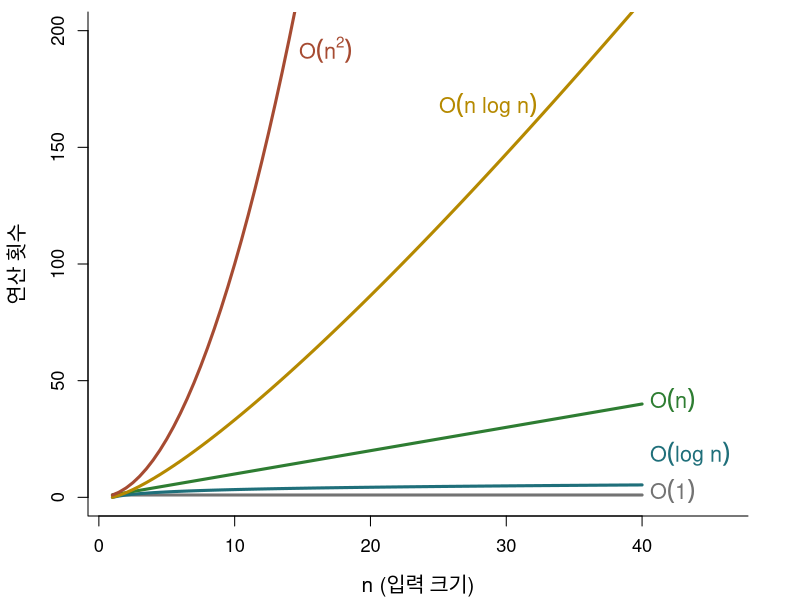
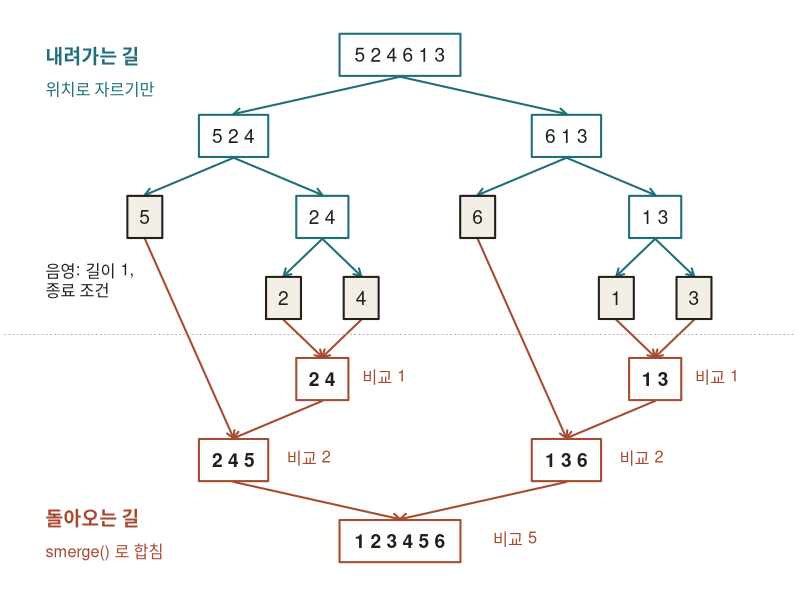
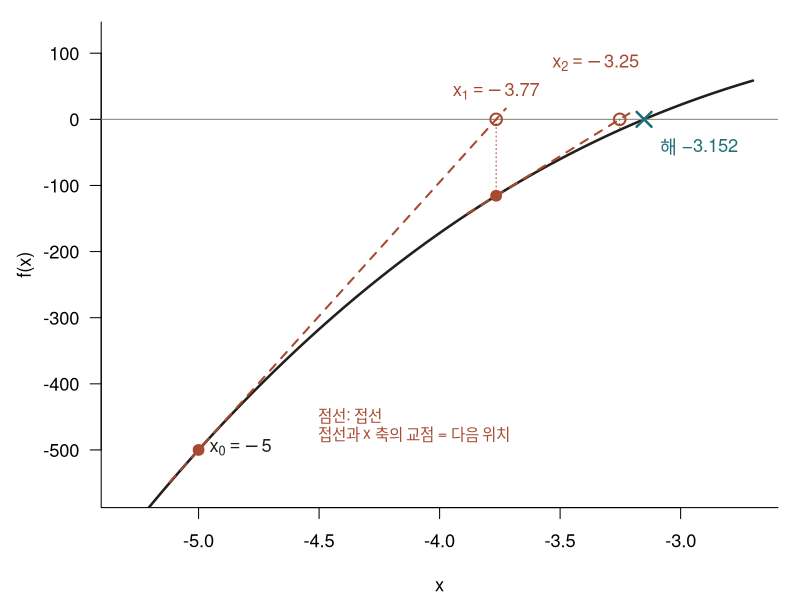
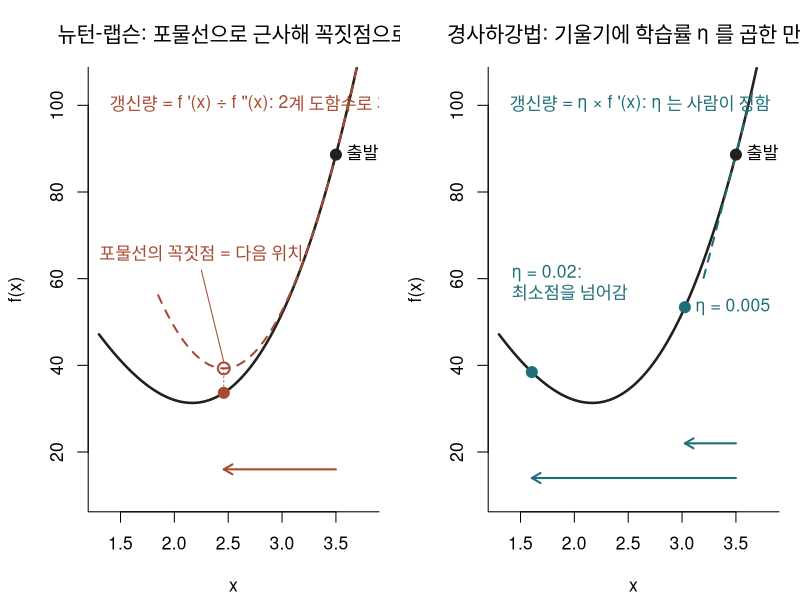
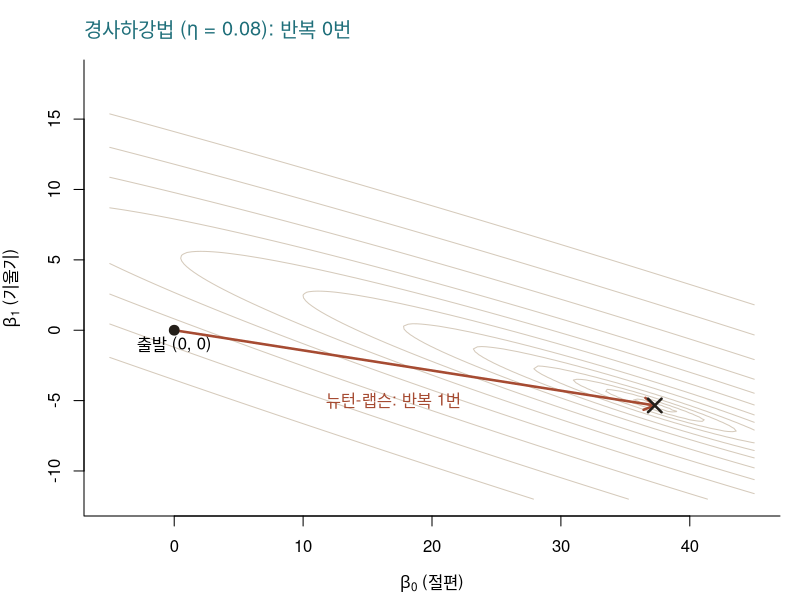
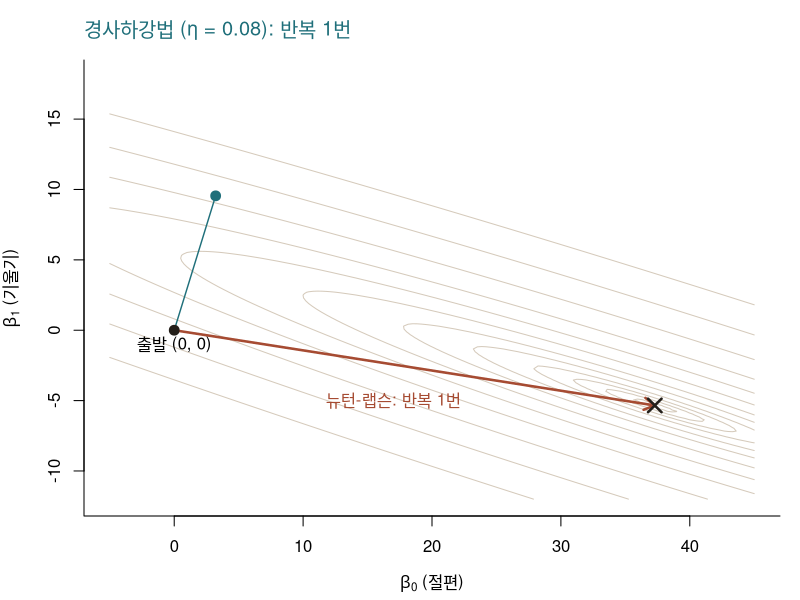
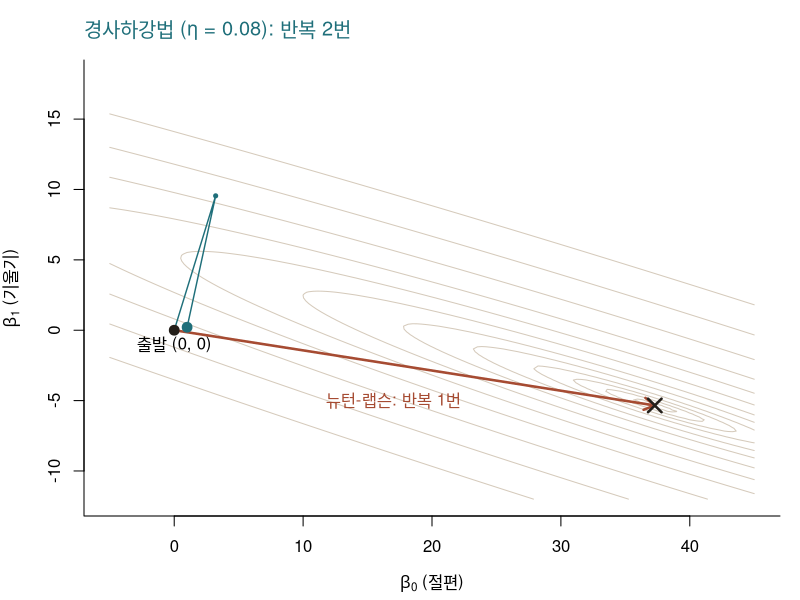
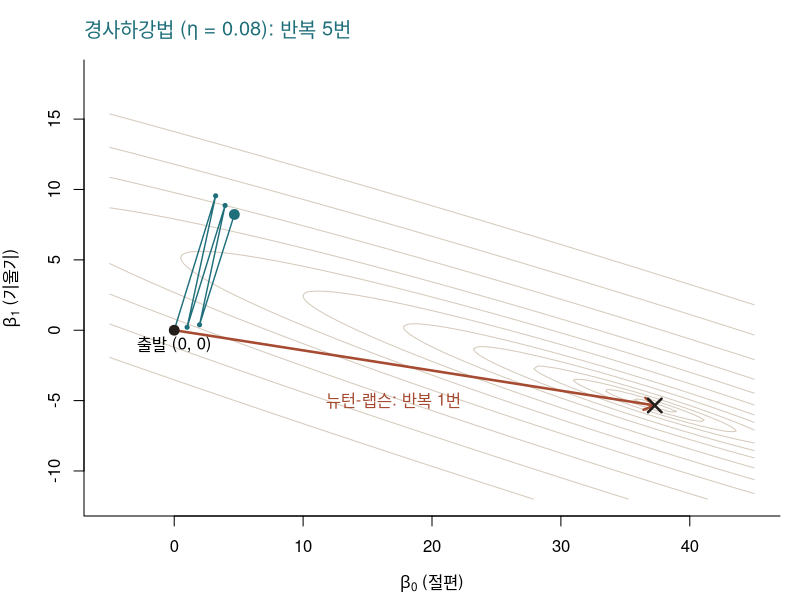

Reproduce these figures in R, in order.
## ---- chunk 1
library(knitr)

# 슬라이드는 폭이 좁다. 출력 폭을 46자로 접는다.
options(linewidth = 46, width = 46)
hook_output <- knitr::knit_hooks$get("output")
knit_hooks$set(output = function(x, options) {
  if (!is.null(n <- options$linewidth)) {
    x <- knitr:::split_lines(x)
    if (any(nchar(x) > n)) x <- strwrap(x, width = n)
    x <- paste(x, collapse = "\n")
  }
  hook_output(x, options)
})
## ---- chunk 2
half_count <- function(pages) {
  count <- 0
  while (pages > 1) {
    pages <- ceiling(pages / 2)   # 없는 쪽 절반을 버림
    count <- count + 1
  }
  count
}
sapply(c(1000, 10000, 1e6), half_count)
## ---- chunk 3
clean_room <- function(n_row, n_col) {
  visit <- matrix(0L, n_row, n_col)  # 청소 순서
  step <- 0L
  for (i in seq_len(n_row)) {          # 1. 한 줄씩
    cols <- seq_len(n_col)
    if (i %% 2 == 0) cols <- rev(cols) # 3. 방향 반대로
    for (j in cols) {                  # 2. 줄 끝까지
      step <- step + 1L
      visit[i, j] <- step
    }
  }
  visit                                # 4. 멈춤
}
clean_room(4, 6)
## ---- chunk 4
prealloc_vec <- function(n) {
  x <- numeric(n)
  for (i in seq_len(n)) x[i] <- i
  x
}
grow_vec <- function(n) {
  x <- NULL
  for (i in seq_len(n)) x <- c(x, i)
  x
}
## ---- chunk 5
identical(prealloc_vec(1000), as.numeric(grow_vec(1000)))
## ---- chunk 6
#| output-location: fragment
n <- 50000
data.frame(
  방식 = c("사전 할당", "이어 붙이기"),
  초 = c(system.time(prealloc_vec(n))[["elapsed"]],
         system.time(grow_vec(n))[["elapsed"]])
)
## ---- chunk 7
n <- c(10, 100, 1000, 1e6)
fmt <- function(x) format(x, big.mark = ",", scientific = FALSE)
tab <- data.frame(
  n = fmt(n),
  o1 = c("1", "1", "1", "1"),
  ologn = c("3", "7", "10", "20"),
  on = fmt(n),
  onlogn = fmt(round(n * log2(n))),
  on2 = c(fmt(n[1:3]^2), "1e+12"),
  o2n = c("1,024", "1.3e+30", "1.1e+301", "9.9e+301029")
)
names(tab) <- c("n", "O(1)", "O(log n)", "O(n)", "O(n log n)", "O(n^2)", "O(2^n)")
kable(tab, align = rep("r", 7))
## ---- chunk 8
op <- par(mar = c(4.2, 4.4, 0.6, 2.6))
nn <- seq(1, 40, by = 0.5)
plot(range(nn), c(0, 200), xlim = c(1, 46), type = "n", xlab = "n (입력 크기)",
     ylab = "연산 횟수", bty = "l", cex.lab = 1.25, cex.axis = 1.1)
lines(nn, rep(1, length(nn)), lwd = 3, col = "grey45")
lines(nn, log2(nn), lwd = 3, col = "#1F6F7A")
lines(nn, nn, lwd = 3, col = "#2E7D32")
lines(nn, nn * log2(nn), lwd = 3, col = "#B58900")
lines(nn, nn^2, lwd = 3, col = "#A64B32")
text(40, 1, expression(O(1)), pos = 4, offset = 0.4, col = "grey45", cex = 1.3)
text(40, 17, expression(O(log~n)), pos = 4, offset = 0.4, col = "#1F6F7A", cex = 1.3)
text(40, 40, expression(O(n)), pos = 4, offset = 0.4, col = "#2E7D32", cex = 1.3)
text(33, 33 * log2(33), expression(O(n~log~n)), pos = 2, col = "#B58900", cex = 1.3)
text(14, 190, expression(O(n^2)), pos = 4, col = "#A64B32", cex = 1.3)
par(op)
## ---- chunk 9
recursive_sum <- function(n) {
  if (n == 1) return(n)      # 1. 종료 조건
  n + recursive_sum(n - 1)   # 2. 작게 호출, 3. n 을 더함
}
## ---- chunk 10
#| collapse: true
recursive_sum(3)
recursive_sum(10)      # 1 + 2 + ... + 10
## ---- chunk 11
sum_trace <- function(n, depth = 0) {
  pad <- strrep("  ", depth)          # 깊이만큼 들여쓰기
  cat(pad, "S(", n, ") 호출\n", sep = "")
  if (n == 1) s <- n                  # 1. 종료 조건
  else s <- n + sum_trace(n - 1, depth + 1)   # 2, 3
  cat(pad, "S(", n, ") = ", s, " 반환\n", sep = "")
  s
}
sum_trace(3)
## ---- chunk 12
#| output-location: fragment
tryCatch(recursive_sum(0),
         error = function(e) cat("오류:", conditionMessage(e), "\n"))
## ---- chunk 13
recursive_sum2 <- function(n) {
  if (n <= 1) return(n)          # 1. 종료 조건: 1 이하
  n + recursive_sum2(n - 1)      # 2, 3. 작게 호출, 더함
}
c(recursive_sum2(0), recursive_sum2(1), recursive_sum2(100))
## ---- chunk 14
#| collapse: true
factorial_manual <- function(n) {
  if (n == 0) return(1)          # 1. 종료 조건
  n * factorial_manual(n - 1)    # 2. 작게 호출, 3. 곱함
}
factorial_manual(4)
all(sapply(0:10, factorial_manual) == factorial(0:10))
## ---- chunk 15
#| collapse: true
move_hanoi <- function(k, from, to, via) {
  if (k == 1) {                                        # 1.
    cat(sprintf("원판 1: %s -> %s\n", from, to))
  } else {
    move_hanoi(k - 1, from = from, to = via, via = to) # 2.
    cat(sprintf("원판 %d: %s -> %s\n", k, from, to))    # 3.
    move_hanoi(k - 1, from = via, to = to, via = from) # 4.
  }
}
move_hanoi(3, "A", "C", "B")
## ---- chunk 16
#| output-location: fragment
recursive_sum2(1000)                     # 깊이 1000: 정상

tryCatch(recursive_sum2(5000),           # 깊이 5000: 중첩 한계
         error = function(e) cat("오류:", conditionMessage(e), "\n"))
## ---- chunk 17
#| collapse: true
iterative_sum <- function(n) {
  s <- 0                          # 누적 변수 하나: O(1)
  for (i in seq_len(n)) s <- s + i
  s
}
iterative_sum(5000)               # 깊이 제한 없음
## ---- chunk 18
linear_search <- function(target, vec) {
  for (i in seq_along(vec)) {         # 1. 하나씩
    if (vec[i] == target) return(i)   # 2. 찾으면 위치
  }
  NA_integer_                         # 3. 끝까지 없음
}
## ---- chunk 19
#| collapse: true
v8 <- c(3, 8, 15, 21, 30, 42, 57, 64)
linear_search(42, v8)          # 6번 비교
linear_search(10, v8)          # 8번 모두 비교
linear_search(10, numeric(0))  # 빈 벡터
## ---- chunk 20
binary_search <- function(target, ovec, verbose = FALSE) {
  lo <- 1L; hi <- length(ovec)
  while (lo <= hi) {
    mid <- (lo + hi) %/% 2L
    if (verbose) cat(sprintf("lo=%d hi=%d mid=%d 값=%g\n",
                             lo, hi, mid, ovec[mid]))
    if (ovec[mid] == target) return(mid)
    if (ovec[mid] > target) hi <- mid - 1L
    else lo <- mid + 1L
  }
  NA_integer_
}
## ---- chunk 21
#| collapse: true
binary_search(57, v8, verbose = TRUE)
binary_search(10, v8, verbose = TRUE)
## ---- chunk 22
#| collapse: true
u8 <- c(3, 8, 15, 64, 30, 42, 57, 21)
binary_search(21, u8, verbose = TRUE)
which(u8 == 21)
## ---- chunk 23
rbinary_search <- function(target, ovec, minL, maxL) {
  if (maxL <= minL) return(NA_integer_)
  midL <- floor((minL + maxL) / 2)
  if (ovec[midL] > target) {
    rbinary_search(target, ovec, minL, midL - 1)
  } else if (ovec[midL] < target) {
    rbinary_search(target, ovec, midL + 1, maxL)
  } else {
    return(midL)
  }
}
set.seed(1)
x <- sort(sample(1:100, 20))
## ---- chunk 24
#| collapse: true
# 3.2 의 반복문 구현
all(sapply(x, binary_search, ovec = x) == seq_along(x))

# 재귀 구현
found <- sapply(x, rbinary_search, ovec = x,
                minL = 1, maxL = length(x))
sum(is.na(found))
which(is.na(found))
## ---- chunk 25
#| collapse: true
rbinary_search2 <- function(target, ovec, lo = 1L, hi = length(ovec)) {
  if (lo > hi) return(NA_integer_)          # 탐색 범위가 비었을 때만 종료
  mid <- (lo + hi) %/% 2L
  if (ovec[mid] == target) mid
  else if (ovec[mid] > target) rbinary_search2(target, ovec, lo, mid - 1L)
  else rbinary_search2(target, ovec, mid + 1L, hi)
}
all(sapply(x, rbinary_search2, ovec = x) == seq_along(x))   # 전수 검사
c(rbinary_search2(5, numeric(0)),     # 경계 사례: 빈 벡터,
  rbinary_search2(5, 5),              # 길이 1 인 벡터,
  rbinary_search2(101, x))            # 없는 값
## ---- chunk 26
count_linear <- function(target, vec) {
  n <- 0L
  for (i in seq_along(vec)) { n <- n + 1L; if (vec[i] == target) return(n) }
  n
}
count_binary <- function(target, ovec) {
  lo <- 1L; hi <- length(ovec); n <- 0L
  while (lo <= hi) {
    n <- n + 1L
    mid <- (lo + hi) %/% 2L
    if (ovec[mid] == target) return(n)
    if (ovec[mid] > target) hi <- mid - 1L else lo <- mid + 1L
  }
  n
}
set.seed(1)
sizes <- c(100, 1000, 10000)
cmp <- t(sapply(sizes, function(n) {
  v <- seq_len(n); ks <- sample(v, 100)
  c(선형 = mean(sapply(ks, count_linear, vec = v)),
    이진 = mean(sapply(ks, count_binary, ovec = v)))
}))
kable(data.frame(n = format(sizes, big.mark = ","), round(cmp, 1)), align = "r")
## ---- chunk 27
bubble_sort <- function(x) {
  n <- length(x)
  if (n < 2) return(x)
  for (i in seq_len(n - 1)) {
    for (j in seq_len(n - i)) {
      if (x[j] > x[j + 1]) {
        temp <- x[j]
        x[j] <- x[j + 1]
        x[j + 1] <- temp
      }
    }
  }
  x
}
## ---- chunk 28
#| collapse: true
v6 <- c(5, 2, 4, 6, 1, 3)
bubble_sort(v6)
set.seed(1234); v <- sample(1:100, 15)
identical(bubble_sort(v), sort(v))     # 내장 sort() 와 대조
## ---- chunk 29
insertion_sort <- function(x) {
  n <- length(x)
  if (n < 2) return(x)
  for (i in 2:n) {
    key <- x[i]
    j <- i - 1
    while (j >= 1 && x[j] > key) {
      x[j + 1] <- x[j]
      j <- j - 1
    }
    x[j + 1] <- key
  }
  x
}
## ---- chunk 30
#| collapse: true
insertion_sort(v6)
identical(insertion_sort(v), sort(v))
## ---- chunk 31
#| collapse: true
left <- c(2, 4, 5)        # 여섯째 자리: 셋 다 꺼냄
left[4]
tryCatch(if (left[4] <= 6) "왼쪽",
         error = conditionMessage)
## ---- chunk 32
smerge <- function(left, right) {
  temp <- numeric(length(left) + length(right))  # 1. 결과 자리
  l <- r <- 1L                                   # 1. 두 맨 앞
  for (i in seq_along(temp)) {                   # 2. 자리마다
    if (r > length(right) ||                     # 2. 오른쪽에 남은 값 없음
        (l <= length(left) && left[l] <= right[r])) {  #    왼쪽 ≤ 오른쪽
      temp[i] <- left[l]; l <- l + 1L            #    왼쪽에서 꺼냄
    } else {                                     # 3.
      temp[i] <- right[r]; r <- r + 1L           #    오른쪽에서 꺼냄
    }
  }
  temp
}
## ---- chunk 33
#| collapse: true
smerge(c(2, 4, 5), c(1, 3, 6))          # 손으로 푼 결과와 대조
smerge(c(1, 4, 9), c(2, 3, 10))
smerge(numeric(0), c(1, 3))             # 경계: 한쪽이 빈 벡터
## ---- chunk 34
#| collapse: true
merge_sort <- function(x) {
  n <- length(x)
  if (n <= 1) return(x)                   # 1. 종료 조건
  mid <- n %/% 2L                         # 2. 반으로 나눔
  left  <- merge_sort(x[1:mid])           # 3. 앞 절반 재귀
  right <- merge_sort(x[(mid + 1):n])     # 3. 뒤 절반 재귀
  smerge(left, right)                     # 4. 합치기
}
merge_sort(v6)
identical(merge_sort(v), as.numeric(sort(v)))
## ---- chunk 35
brick <- "#A64B32"; teal <- "#1F6F7A"; ink <- "#241F1A"; sand <- "#F3EEE6"
op <- par(mar = c(0.2, 0.2, 0.2, 0.2), cex = 1.15)
plot(NA, xlim = c(-0.6, 12.6), ylim = c(0.6, 7.35), axes = FALSE, xlab = "", ylab = "")
# 상자: 내려가는 길(청록), 길이 1(음영), 돌아오는 길(갈색)
nd <- data.frame(
  id = c("r", "a", "b", "a1", "a2", "b1", "b2", "a21", "a22", "b21", "b22",
         "m1", "m2", "m3", "m4", "m5"),
  x  = c(6, 3, 9, 1.4, 4.6, 7.4, 10.6, 3.9, 5.3, 9.9, 11.3, 4.6, 10.6, 3, 9, 6),
  y  = c(7, 6, 6, 5, 5, 5, 5, 4, 4, 4, 4, 3, 3, 2, 2, 1),
  s  = c("5 2 4 6 1 3", "5 2 4", "6 1 3", "5", "2 4", "6", "1 3", "2", "4", "1", "3",
         "2 4", "1 3", "2 4 5", "1 3 6", "1 2 3 4 5 6"),
  k  = c("d", "d", "d", "l", "d", "l", "d", "l", "l", "l", "l", "u", "u", "u", "u", "u"))
P <- function(i) nd[nd$id == i, ]
edge <- function(a, b, col) {
  A <- P(a); B <- P(b)
  arrows(A$x, A$y - 0.27, B$x, B$y + 0.27, length = 0.08, col = col, lwd = 2)
}
down <- list(c("r", "a"), c("r", "b"), c("a", "a1"), c("a", "a2"), c("b", "b1"), c("b", "b2"),
             c("a2", "a21"), c("a2", "a22"), c("b2", "b21"), c("b2", "b22"))
up <- list(c("a21", "m1"), c("a22", "m1"), c("b21", "m2"), c("b22", "m2"), c("a1", "m3"),
           c("m1", "m3"), c("b1", "m4"), c("m2", "m4"), c("m3", "m5"), c("m4", "m5"))
for (e in down) edge(e[1], e[2], teal)
for (e in up) edge(e[1], e[2], brick)
for (i in seq_len(nrow(nd))) {
  w <- 0.32 + 0.21 * nchar(gsub(" ", "", nd$s[i])) + 0.1 * lengths(strsplit(nd$s[i], " "))
  bg <- if (nd$k[i] == "l") sand else "white"
  bd <- switch(nd$k[i], d = teal, l = ink, u = brick)
  rect(nd$x[i] - w / 2, nd$y[i] - 0.26, nd$x[i] + w / 2, nd$y[i] + 0.26,
       col = bg, border = bd, lwd = 2)
  text(nd$x[i], nd$y[i], nd$s[i], col = ink, font = if (nd$k[i] == "u") 2 else 1)
}
# smerge() 한 번의 비교 횟수
cm <- data.frame(id = c("m1", "m2", "m3", "m4", "m5"), k = c(1, 1, 2, 2, 5))
for (i in seq_len(nrow(cm))) {
  B <- P(cm$id[i])
  text(B$x + 0.15 + 0.12 * nchar(B$s), B$y, sprintf("비교 %d", cm$k[i]),
       pos = 4, col = brick, cex = 0.85)
}
abline(h = 3.55, lty = 3, col = "#B8AE9F")
text(-0.6, 6.95, "내려가는 길", pos = 4, col = teal, font = 2)
text(-0.6, 6.55, "위치로 자르기만", pos = 4, col = teal, cex = 0.85)
text(-0.6, 4.15, "음영: 길이 1,\n종료 조건", pos = 4, col = ink, cex = 0.85)
text(-0.6, 1.25, "돌아오는 길", pos = 4, col = brick, font = 2)
text(-0.6, 0.85, "smerge() 로 합침", pos = 4, col = brick, cex = 0.85)
par(op)
## ---- chunk 36
#| collapse: true
merge_sort(c(4, 2))      # 길이 1 두 개를 합침
merge_sort(c(5, 2, 4))   # 길이 1 과 길이 2 를 합침
## ---- chunk 37
quick_sort <- function(x) {
  if (length(x) <= 1) return(x)
  pivot <- x[1]
  small <- x[x < pivot]
  same  <- x[x == pivot]
  big   <- x[x > pivot]
  c(quick_sort(small), same, quick_sort(big))
}
## ---- chunk 38
quick_trace <- function(x, depth = 0) {
  if (length(x) <= 1) return(x)
  pivot <- x[1]
  small <- x[x < pivot]
  big <- x[x > pivot]
  cat(strrep("  ", depth), "[", paste(small, collapse = " "), "] ", pivot,
      " [", paste(big, collapse = " "), "]\n", sep = "")
  c(quick_trace(small, depth + 1), x[x == pivot], quick_trace(big, depth + 1))
}
## ---- chunk 39
#| collapse: true
quick_sort(v6)
identical(quick_sort(v), sort(v))
res <- quick_trace(v6)    # [작은 무리] 기준값 [큰 무리]
## ---- chunk 40
res <- quick_trace(1:6)
## ---- chunk 41
#| output-location: fragment
set.seed(1)
identical(quick_sort(sample(5000)), 1:5000)
tryCatch(quick_sort(1:5000),
         error = function(e) conditionMessage(e))
## ---- chunk 42
bubble_count <- function(x) {
  n <- length(x); cnt <- 0
  for (i in seq_len(n - 1)) for (j in seq_len(n - i)) {
    cnt <- cnt + 1
    if (x[j] > x[j + 1]) { temp <- x[j]; x[j] <- x[j + 1]; x[j + 1] <- temp }
  }
  cnt
}
insertion_count <- function(x) {
  n <- length(x); cnt <- 0
  if (n < 2) return(cnt)
  for (i in 2:n) {
    key <- x[i]; j <- i - 1
    while (j >= 1) {
      cnt <- cnt + 1
      if (x[j] <= key) break
      x[j + 1] <- x[j]; j <- j - 1
    }
    x[j + 1] <- key
  }
  cnt
}
merge_count <- function(x) {
  sort_count <- function(x) {
    n <- length(x)
    if (n <= 1) return(list(x = x, cnt = 0))
    mid <- n %/% 2L
    a <- sort_count(x[1:mid]); b <- sort_count(x[(mid + 1):n])
    left <- a$x; right <- b$x
    out <- numeric(n); l <- r <- 1L; cnt <- a$cnt + b$cnt
    for (i in seq_len(n)) {
      both <- l <= length(left) && r <= length(right)
      if (both) cnt <- cnt + 1
      if ((both && left[l] <= right[r]) || r > length(right)) {
        out[i] <- left[l]; l <- l + 1L
      } else {
        out[i] <- right[r]; r <- r + 1L
      }
    }
    list(x = out, cnt = cnt)
  }
  sort_count(x)$cnt
}
quick_count <- function(x) {
  if (length(x) <= 1) return(0)
  pivot <- x[1]
  (length(x) - 1) + quick_count(x[x < pivot]) + quick_count(x[x > pivot])
}
set.seed(1234)
sizes <- c(500, 1000, 2000)
cnt <- t(sapply(sizes, function(n) {
  v <- sample(n)
  c(bubble_count(v), insertion_count(v), merge_count(v), quick_count(v))
}))
f2 <- function(x) format(x, big.mark = ",", scientific = FALSE)
kable(data.frame(
  n = f2(sizes),
  버블 = f2(cnt[, 1]),
  `n(n-1)/2` = f2(sizes * (sizes - 1) / 2),
  삽입 = f2(cnt[, 2]),
  `n²/4` = f2(sizes^2 / 4),
  병합 = f2(cnt[, 3]),
  퀵 = f2(cnt[, 4]),
  `n log₂n` = f2(round(sizes * log2(sizes))),
  check.names = FALSE), align = "r")
## ---- chunk 43
set.seed(1234)
tm <- t(sapply(sizes, function(n) {
  v <- sample(n)
  c(버블 = system.time(bubble_sort(v))[["elapsed"]],
    삽입 = system.time(insertion_sort(v))[["elapsed"]],
    병합 = system.time(merge_sort(v))[["elapsed"]],
    퀵 = system.time(quick_sort(v))[["elapsed"]])
}))
kable(data.frame(n = f2(sizes), tm), align = "r")
## ---- chunk 44
set.seed(1234)
n <- 1000
inputs <- list(무작위 = sample(n), 정렬됨 = 1:n, 역순 = n:1)
tab <- t(sapply(inputs, function(v) {
  c(버블 = bubble_count(v), 삽입 = insertion_count(v),
    병합 = merge_count(v), 퀵 = quick_count(v))
}))
kable(data.frame(입력 = names(inputs), apply(tab, 2, f2),
                 check.names = FALSE), align = "lrrrr", row.names = FALSE)
## ---- chunk 45
brick <- "#A64B32"; teal <- "#1F6F7A"; ink <- "#241F1A"
ft  <- function(x) 5 * x^3 - 7 * x^2 - 40 * x + 100
ftp <- function(x) 15 * x^2 - 14 * x - 40
xs <- c(-5, 0, 0)
for (k in 2:3) xs[k] <- xs[k - 1] - ft(xs[k - 1]) / ftp(xs[k - 1])
root <- -3.151719
op <- par(mar = c(4.2, 4.6, 1, 1), cex = 1.1)
xx <- seq(-5.3, -2.7, length.out = 300)
plot(xx, ft(xx), type = "l", lwd = 2.5, col = ink, ylim = c(-560, 120), bty = "l",
     xlab = "x", ylab = "f(x)", las = 1)
abline(h = 0, col = "#8C8479")
for (k in 1:2) {
  x0 <- xs[k]; x1 <- xs[k + 1]
  seg <- seq(min(x0, x1) - 0.12, max(x0, x1) + 0.04, length.out = 50)
  lines(seg, ft(x0) + ftp(x0) * (seg - x0), lty = 2, lwd = 2, col = brick)
  segments(x1, 0, x1, ft(x1), lty = 3, col = brick)
  points(x0, ft(x0), pch = 19, col = brick, cex = 1.3)
  points(x1, 0, pch = 1, col = brick, cex = 1.4, lwd = 2)
}
points(root, 0, pch = 4, col = teal, cex = 1.8, lwd = 2.5)
text(xs[1], ft(xs[1]), expression(x[0] == -5), pos = 4, col = ink)
text(xs[2], 0, expression(x[1] == -3.77), pos = 3, col = brick, offset = 0.9)
text(xs[3] - 0.1, 0, expression(x[2] == -3.25), pos = 3, col = brick, offset = 2.2)
text(root + 0.02, -45, "해 −3.152", pos = 4, col = teal)
text(-4.55, -470, "점선: 접선\n접선과 x 축의 교점 = 다음 위치", pos = 4, col = brick, cex = 0.85)
par(op)
## ---- chunk 46
newton <- function(f, fp, x0, tol = 1e-8, max_iter = 50) {
  x <- x0
  path <- matrix(x0, nrow = 1)
  for (iter in seq_len(max_iter)) {
    step <- as.vector(solve(fp(x), f(x)))
    x <- x - step
    path <- rbind(path, x)
    if (max(abs(step)) < tol) break
  }
  list(x = x, iter = iter, path = unname(path))
}
## ---- chunk 47
#| collapse: true
f  <- function(x) 5 * x^3 - 7 * x^2 - 40 * x + 100
fp <- function(x) 15 * x^2 - 14 * x - 40   # 손으로 미분
r <- newton(f, fp, x0 = -5)
r$x
r$iter
f(r$x)                                      # 해에서 f 는 0 인가
## ---- chunk 48
data.frame(반복 = 0:r$iter, x = r$path[, 1],
           fx = f(r$path[, 1]))
## ---- chunk 49
#| collapse: true
roots <- polyroot(c(100, -40, -7, 5))
Re(roots)[abs(Im(roots)) < 1e-8]     # 실근만
## ---- chunk 50
t(sapply(c(-5, -1, 0, 1, 5), function(x0) {
  r <- newton(f, fp, x0)
  c(x0 = x0, x = r$x, iter = r$iter, fx = f(r$x))
}))
## ---- chunk 51
#| collapse: true
fpp <- function(x) 30 * x - 14       # 손으로 구한 f''
D(D(body(f), "x"), "x")              # 기호 미분과 대조
t(sapply(c(-5, -1, 0, 1, 5), function(x0) {
  r <- newton(fp, fpp, x0)           # f, fp 자리에 fp, fpp
  c(x0 = x0, x = r$x, iter = r$iter, f2 = fpp(r$x))
}))
## ---- chunk 52
#| collapse: true
grad_ab <- function(ab) {
  a <- ab[1]; b <- ab[2]
  c(2 * a + b - 4,             # ∂S/∂a
    a + 4 * b - 9)             # ∂S/∂b
}
# 헤세 행렬: a, b 가 들어 있지 않은 상수 행렬
hess_ab <- function(ab) matrix(c(2, 1, 1, 4), nrow = 2)
r_ab <- newton(grad_ab, hess_ab, c(0, 0))
r_ab$path                      # 0, 1, 2번째 위치
## ---- chunk 53
#| collapse: true
X <- cbind(1, mtcars$wt)                 # 첫 열 = 절편
y <- mtcars$mpg
grad_S <- function(b) -2 * t(X) %*% (y - X %*% b)
hess_S <- function(b) 2 * t(X) %*% X     # b 가 없다
hess_S(c(0, 0))                          # 헤세 행렬의 숫자
r <- newton(grad_S, hess_S, c(0, 0))
r$path                                   # 0, 1, 2번째 위치
## ---- chunk 54
coef(lm(mpg ~ wt, data = mtcars))
## ---- chunk 55
#| collapse: true
X3 <- matrix(1:6, nrow = 3)            # 3 × 2
w3 <- c(0.1, 0.2, 0.3)                 # W 의 대각 원소
all.equal(diag(w3) %*% X3, X3 * w3)
## ---- chunk 56
#| collapse: true
am <- mtcars$am
prob <- function(b) as.vector(1 / (1 + exp(-X %*% b)))
grad_l <- function(b) t(X) %*% (am - prob(b))      # 기울기 벡터
hess_l <- function(b) {                            # 헤세 행렬
  p <- prob(b)
  -t(X) %*% (X * (p * (1 - p)))   # X * w = WX, 32 × 32 W 없이
}
r_logit <- newton(grad_l, hess_l, c(0, 0))
r_logit$x
r_logit$iter
## ---- chunk 57
#| collapse: true
hess_l(r_logit$path[1, ])   # (0, 0)
hess_l(r_logit$path[2, ])   # (4.17, −1.41)
## ---- chunk 58
#| collapse: true
p_hat <- prob(r_logit$x)
round(head(p_hat * (1 - p_hat)), 4)
## ---- chunk 59
loglik <- function(b) sum(am * log(prob(b)) + (1 - am) * log(1 - prob(b)))
P <- r_logit$path
kable(data.frame(
  반복 = 0:r_logit$iter, b0 = sprintf("%.6f", P[, 1]), b1 = sprintf("%.6f", P[, 2]),
  로그가능도 = sprintf("%.6f", apply(P, 1, loglik)),
  `갱신량의 크기` = c("출발점", sprintf("%.1e", apply(abs(diff(P)), 1, max))),
  check.names = FALSE), align = "rrrrr")
## ---- chunk 60
#| output-location: fragment
fit <- glm(am ~ wt, family = binomial,
           data = mtcars)
coef(fit)
## ---- chunk 61
brick <- "#A64B32"; teal <- "#1F6F7A"; ink <- "#241F1A"

# 1차원: 5.4 의 f(x) 에서 첫 번째 반복
f1   <- function(x) 5 * x^3 - 7 * x^2 - 40 * x + 100
f1p  <- function(x) 15 * x^2 - 14 * x - 40
f1pp <- function(x) 30 * x - 14

# 2차원: 5.5 의 회귀, 평균제곱오차의 등고선과 경로
gd_X <- cbind(1, mtcars$wt); gd_y <- mtcars$mpg
gd_grad <- function(b) as.vector(-2 / nrow(gd_X) * t(gd_X) %*% (gd_y - gd_X %*% b))
gd_bhat <- as.vector(solve(t(gd_X) %*% gd_X, t(gd_X) %*% gd_y))
gd_walk <- function(eta, steps) {
  path <- matrix(0, steps + 1, 2)
  for (k in seq_len(steps)) path[k + 1, ] <- path[k, ] - eta * gd_grad(path[k, ])
  path
}
gd_b0 <- seq(-5, 45, length.out = 150)
gd_b1 <- seq(-12, 18, length.out = 150)
gd_mse <- outer(gd_b0, gd_b1, Vectorize(function(a, b) mean((gd_y - a - b * mtcars$wt)^2)))
gd_draw <- function(path, k, eta, note = "") {
  op <- par(mar = c(4.2, 4.2, 3, 1))
  on.exit(par(op))
  contour(gd_b0, gd_b1, gd_mse, levels = c(9, 10, 12, 16, 25, 40, 70, 120, 200, 350, 600, 1000),
          drawlabels = FALSE, col = "#D5CABB", bty = "l",
          xlab = expression(beta[0] * " (절편)"), ylab = expression(beta[1] * " (기울기)"))
  title(main = sprintf("경사하강법 (η = %s): 반복 %s번%s", eta, format(k, big.mark = ","), note),
        col.main = teal, font.main = 1, adj = 0)
  arrows(0, 0, gd_bhat[1], gd_bhat[2], length = 0.12, lwd = 2.5, col = brick)
  text(17, -5, "뉴턴-랩슨: 반복 1번", col = brick)
  if (k > 0) {
    lines(path[1:(k + 1), 1], path[1:(k + 1), 2], col = teal, lwd = 1.4)
    points(path[2:(k + 1), 1], path[2:(k + 1), 2], col = teal, pch = 19, cex = 0.55)
    points(path[k + 1, 1], path[k + 1, 2], col = teal, pch = 19, cex = 1.3)
  }
  points(0, 0, pch = 19, col = ink, cex = 1.3)
  text(0, 0, "출발 (0, 0)", pos = 1)
  points(gd_bhat[1], gd_bhat[2], pch = 4, col = ink, cex = 1.8, lwd = 2.5)
}
## ---- chunk 62
op <- par(mfrow = c(1, 2), mar = c(4.2, 4.2, 3.2, 1), cex = 1.05)
x0 <- 3.5
xs <- seq(1.3, 3.8, length.out = 300)
plot(xs, f1(xs), type = "l", lwd = 2.5, col = ink, ylim = c(10, 105), xlab = "x", ylab = "f(x)",
     bty = "l", main = "뉴턴-랩슨: 포물선으로 근사해 꼭짓점으로", font.main = 1)
q <- function(x) f1(x0) + f1p(x0) * (x - x0) + f1pp(x0) / 2 * (x - x0)^2
xq <- seq(1.85, 3.75, length.out = 200)
lines(xq, q(xq), lty = 2, lwd = 2, col = brick)
x1 <- x0 - f1p(x0) / f1pp(x0)
segments(x1, q(x1), x1, f1(x1), lty = 3, col = brick)
points(x1, q(x1), pch = 1, col = brick, cex = 1.5, lwd = 2)
points(c(x0, x1), f1(c(x0, x1)), pch = 19, col = c(ink, brick), cex = 1.4)
text(x0, f1(x0), "출발점", pos = 4)
segments(x1, q(x1) + 1.5, 2.25, 62, col = brick)
text(2.25, 62, "포물선의 꼭짓점 = 다음 위치", pos = 3, col = brick)
arrows(x0, 16, x1, 16, length = 0.1, lwd = 2, col = brick)
text(1.3, 100, "갱신량 = f '(x) ÷ f ''(x): 2계 도함수로 계산", pos = 4, col = brick)

plot(xs, f1(xs), type = "l", lwd = 2.5, col = ink, ylim = c(10, 105), xlab = "x", ylab = "f(x)",
     bty = "l", main = "경사하강법: 기울기에 학습률 η 를 곱한 만큼", font.main = 1)
xt <- seq(x0 - 0.3, x0 + 0.15, length.out = 20)
lines(xt, f1(x0) + f1p(x0) * (xt - x0), lty = 2, lwd = 2, col = teal)
x_small <- x0 - 0.005 * f1p(x0)
x_big <- x0 - 0.02 * f1p(x0)
points(c(x0, x_small, x_big), f1(c(x0, x_small, x_big)), pch = 19, col = c(ink, teal, teal), cex = 1.4)
text(x0, f1(x0), "출발점", pos = 4)
text(x_small, f1(x_small), "η = 0.005", pos = 4, col = teal)
text(1.32, 58, "η = 0.02:\n최소점을 넘어감", pos = 4, col = teal)
arrows(x0, 22, x_small, 22, length = 0.1, lwd = 2, col = teal)
arrows(x0, 14, x_big, 14, length = 0.1, lwd = 2, col = teal)
text(1.3, 100, "갱신량 = η × f '(x): η 는 사람이 정함", pos = 4, col = teal)
par(op)
## ---- chunk 63
path08 <- gd_walk(0.08, 1272)
path09 <- gd_walk(0.09, 7)
frames <- list(list(path08, 0, "0.08", ""), list(path08, 1, "0.08", ""), list(path08, 2, "0.08", ""),
               list(path08, 5, "0.08", ""), list(path08, 10, "0.08", ""), list(path08, 30, "0.08", ""),
               list(path08, 100, "0.08", ""), list(path08, 400, "0.08", ""), list(path08, 1272, "0.08", ""),
               list(path09, 2, "0.09", ", 튀는 폭이 점점 커짐"), list(path09, 4, "0.09", ", 튀는 폭이 점점 커짐"),
               list(path09, 7, "0.09", ", 튀는 폭이 점점 커짐"))
cat("::: {.r-stack}\n")
for (i in seq_along(frames)) {
  fr <- frames[[i]]
  file <- knitr::fig_path(sprintf("frame-%02d.png", i))
  dir.create(dirname(file), recursive = TRUE, showWarnings = FALSE)
  png(file, width = 944, height = 580, res = 132)
  gd_draw(fr[[1]], fr[[2]], fr[[3]], fr[[4]])
  dev.off()
  attrs <- if (i == 1) "" else sprintf(' .fragment fragment-index="%d"', i - 1)
  cat(sprintf('![](%s){width="100%%"%s}\n\n', file, attrs))
}
cat(":::\n")
## ---- chunk 64
gd_ls <- function(X, y, eta, beta = c(0, 0), tol = 1e-6, max_iters = 1e5) {
  n <- nrow(X)
  for (iter in seq_len(max_iters)) {
    g <- as.vector(-2 / n * t(X) %*% (y - X %*% beta))
    if (sqrt(sum(g^2)) < tol) break
    beta <- beta - eta * g
    if (max(abs(beta)) > 1e6) return(c(eta, NA, NA, NA))
  }
  c(eta, iter, beta)
}
res <- t(sapply(c(0.01, 0.05, 0.08, 0.09), function(eta) gd_ls(X, y, eta)))
kable(data.frame(학습률 = res[, 1],
                 `반복 횟수` = ifelse(is.na(res[, 2]), "발산", f2(res[, 2])),
                 b0 = ifelse(is.na(res[, 3]), "", sprintf("%.4f", res[, 3])),
                 b1 = ifelse(is.na(res[, 4]), "", sprintf("%.4f", res[, 4])),
                 check.names = FALSE),
      align = "rrrr")
## ---- chunk 65
# 생성: Claude Opus 5, 2026-09-11. 수정 없이 그대로 수록.
binary_search_rec <- function(vec, target, lo = 1, hi = length(vec)) {
  if (lo > hi) return(NA_integer_)
  mid <- (lo + hi) %/% 2
  if (vec[mid] == target) return(mid)
  else if (vec[mid] > target) binary_search_rec(vec, target, lo, mid - 1)
  else binary_search_rec(vec, target, mid + 1, hi)
}
## ---- chunk 66
#| output-location: fragment
v <- seq(1, 40, by = 3)
# 1. 전수 검사
c1 <- all(vapply(seq_along(v), function(i) as.integer(binary_search_rec(v, v[i])),
                 integer(1)) == seq_along(v))
# 2. 경계 사례: 빈 벡터, 길이 1인 벡터, 존재하지 않는 값
c2 <- all(is.na(c(binary_search_rec(numeric(0), 5), binary_search_rec(7, 9))))
# 3. 무작위 대조: 정답이 알려진 which() 와 500회 대조
set.seed(20260911)
c3 <- all(replicate(500, {
  w <- sort(sample(1:200, sample(1:60, 1)))
  k <- sample(1:200, 1)
  got <- binary_search_rec(w, k); want <- which(w == k)
  if (length(want) == 0) is.na(got) else (!is.na(got) && got %in% want)
}))

c(전수검사 = c1, 경계사례 = c2, 무작위대조 = c3)
## ---- chunk 67
#| output-location: fragment
d <- c(1, 3, 3, 3, 5, 7)
c(이_구현 = binary_search_rec(d, 3), R의_match = match(3, d))   # 중복값

u <- c(19, 7, 2, 15, 10)                                        # 정렬 안 된 입력
c(반환 = binary_search_rec(u, 19), 실제_위치 = which(u == 19))
